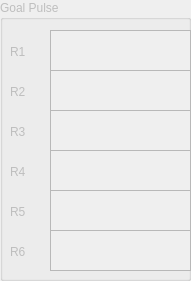
   <widget class="QGroupBox" name="groupGoalPulse">
    <property name="enabled">
     <bool>false</bool>
    </property>
    <property name="geometry">
     <rect>
      <x>1000</x>
      <y>280</y>
      <width>191</width>
      <height>281</height>
     </rect>
    </property>
    <property name="title">
     <string>Goal Pulse</string>
    </property>
    <widget class="QTextEdit" name="textEditR5">
     <property name="geometry">
      <rect>
       <x>50</x>
       <y>190</y>
       <width>141</width>
       <height>41</height>
      </rect>
     </property>
    </widget>
    <widget class="QLabel" name="label_21">
     <property name="geometry">
      <rect>
       <x>10</x>
       <y>120</y>
       <width>31</width>
       <height>23</height>
      </rect>
     </property>
     <property name="text">
      <string>R3</string>
     </property>
    </widget>
    <widget class="QLabel" name="label_22">
     <property name="geometry">
      <rect>
       <x>10</x>
       <y>80</y>
       <width>31</width>
       <height>23</height>
      </rect>
     </property>
     <property name="text">
      <string>R2</string>
     </property>
    </widget>
    <widget class="QTextEdit" name="textEditR2">
     <property name="geometry">
      <rect>
       <x>50</x>
       <y>70</y>
       <width>141</width>
       <height>41</height>
      </rect>
     </property>
    </widget>
    <widget class="QTextEdit" name="textEditR1">
     <property name="geometry">
      <rect>
       <x>50</x>
       <y>30</y>
       <width>141</width>
       <height>41</height>
      </rect>
     </property>
    </widget>
    <widget class="QTextEdit" name="textEditR4">
     <property name="geometry">
      <rect>
       <x>50</x>
       <y>150</y>
       <width>141</width>
       <height>41</height>
      </rect>
     </property>
    </widget>
    <widget class="QTextEdit" name="textEditR6">
     <property name="geometry">
      <rect>
       <x>50</x>
       <y>230</y>
       <width>141</width>
       <height>41</height>
      </rect>
     </property>
    </widget>
    <widget class="QLabel" name="label_25">
     <property name="geometry">
      <rect>
       <x>10</x>
       <y>40</y>
       <width>21</width>
       <height>23</height>
      </rect>
     </property>
     <property name="text">
      <string>R1</string>
     </property>
    </widget>
    <widget class="QTextEdit" name="textEditR3">
     <property name="geometry">
      <rect>
       <x>50</x>
       <y>110</y>
       <width>141</width>
       <height>41</height>
      </rect>
     </property>
    </widget>
    <widget class="QLabel" name="label_26">
     <property name="geometry">
      <rect>
       <x>10</x>
       <y>160</y>
       <width>31</width>
       <height>23</height>
      </rect>
     </property>
     <property name="text">
      <string>R4</string>
     </property>
    </widget>
    <widget class="QLabel" name="label_24">
     <property name="geometry">
      <rect>
       <x>10</x>
       <y>240</y>
       <width>31</width>
       <height>23</height>
      </rect>
     </property>
     <property name="text">
      <string>R6</string>
     </property>
    </widget>
    <widget class="QLabel" name="label_23">
     <property name="geometry">
      <rect>
       <x>10</x>
       <y>200</y>
       <width>31</width>
       <height>23</height>
      </rect>
     </property>
     <property name="text">
      <string>R5</string>
     </property>
    </widget>
   </widget>
